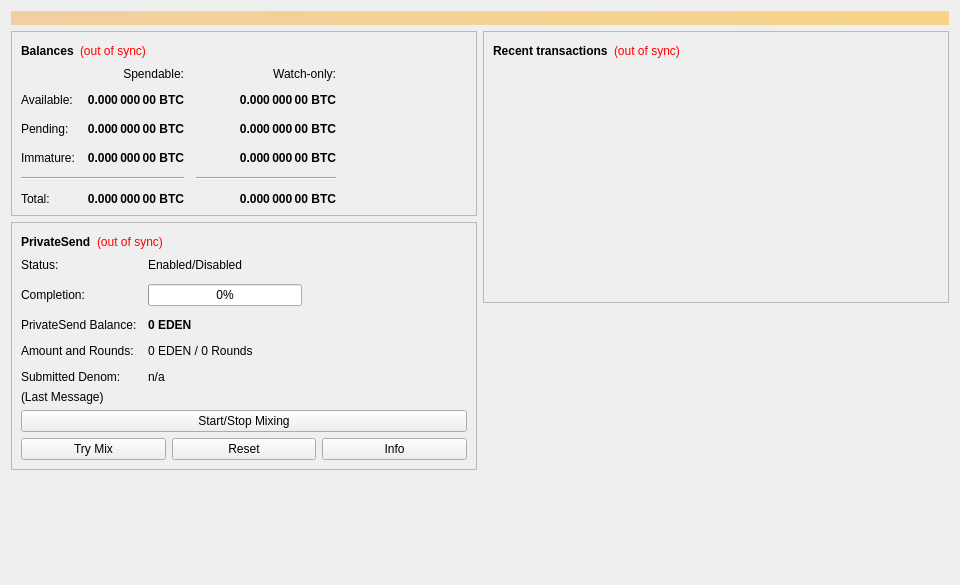
<?xml version="1.0" encoding="UTF-8"?>
<ui version="4.0">
 <class>OverviewPage</class>
 <widget class="QWidget" name="OverviewPage">
  <property name="geometry">
   <rect>
    <x>0</x>
    <y>0</y>
    <width>960</width>
    <height>585</height>
   </rect>
  </property>
  <property name="minimumSize">
   <size>
    <width>960</width>
    <height>0</height>
   </size>
  </property>
  <property name="windowTitle">
   <string>Form</string>
  </property>
  <layout class="QVBoxLayout" name="topLayout">
   <item>
    <widget class="QLabel" name="labelAlerts">
     <property name="visible">
      <bool>false</bool>
     </property>
     <property name="styleSheet">
      <string notr="true">QLabel { background-color: qlineargradient(x1: 0, y1: 0, x2: 1, y2: 0, stop:0 #F0D0A0, stop:1 #F8D488); color:#000000; }</string>
     </property>
     <property name="wordWrap">
      <bool>true</bool>
     </property>
     <property name="margin">
      <number>3</number>
     </property>
     <property name="textInteractionFlags">
      <set>Qt::TextSelectableByMouse</set>
     </property>
    </widget>
   </item>
   <item>
    <layout class="QHBoxLayout" name="horizontalLayout" stretch="1,1">
     <item>
      <layout class="QVBoxLayout" name="verticalLayout_2">
       <item>
        <widget class="QFrame" name="frame">
         <property name="frameShape">
          <enum>QFrame::StyledPanel</enum>
         </property>
         <property name="frameShadow">
          <enum>QFrame::Raised</enum>
         </property>
         <layout class="QVBoxLayout" name="verticalLayout_4">
          <item>
           <layout class="QHBoxLayout" name="horizontalLayout_4">
            <item>
             <widget class="QLabel" name="label_5">
              <property name="font">
               <font>
                <weight>75</weight>
                <bold>true</bold>
               </font>
              </property>
              <property name="text">
               <string>Balances</string>
              </property>
             </widget>
            </item>
            <item>
             <widget class="QLabel" name="labelWalletStatus">
              <property name="toolTip">
               <string>The displayed information may be out of date. Your wallet automatically synchronizes with the Eden network after a connection is established, but this process has not completed yet.</string>
              </property>
              <property name="styleSheet">
               <string notr="true">QLabel { color: red; }</string>
              </property>
              <property name="text">
               <string notr="true">(out of sync)</string>
              </property>
              <property name="alignment">
               <set>Qt::AlignLeading|Qt::AlignLeft|Qt::AlignVCenter</set>
              </property>
             </widget>
            </item>
            <item>
             <spacer name="horizontalSpacer_3">
              <property name="orientation">
               <enum>Qt::Horizontal</enum>
              </property>
              <property name="sizeHint" stdset="0">
               <size>
                <width>40</width>
                <height>20</height>
               </size>
              </property>
             </spacer>
            </item>
           </layout>
          </item>
          <item>
           <layout class="QGridLayout" name="gridLayout">
            <property name="spacing">
             <number>12</number>
            </property>
            <item row="2" column="2">
             <widget class="QLabel" name="labelWatchPending">
              <property name="font">
               <font>
                <weight>75</weight>
                <bold>true</bold>
               </font>
              </property>
              <property name="cursor">
               <cursorShape>IBeamCursor</cursorShape>
              </property>
              <property name="toolTip">
               <string>Unconfirmed transactions to watch-only addresses</string>
              </property>
              <property name="text">
               <string notr="true">0.000 000 00 BTC</string>
              </property>
              <property name="alignment">
               <set>Qt::AlignRight|Qt::AlignTrailing|Qt::AlignVCenter</set>
              </property>
              <property name="textInteractionFlags">
               <set>Qt::LinksAccessibleByMouse|Qt::TextSelectableByKeyboard|Qt::TextSelectableByMouse</set>
              </property>
             </widget>
            </item>
            <item row="2" column="1">
             <widget class="QLabel" name="labelUnconfirmed">
              <property name="font">
               <font>
                <weight>75</weight>
                <bold>true</bold>
               </font>
              </property>
              <property name="cursor">
               <cursorShape>IBeamCursor</cursorShape>
              </property>
              <property name="toolTip">
               <string>Total of transactions that have yet to be confirmed, and do not yet count toward the spendable balance</string>
              </property>
              <property name="text">
               <string notr="true">0.000 000 00 BTC</string>
              </property>
              <property name="alignment">
               <set>Qt::AlignRight|Qt::AlignTrailing|Qt::AlignVCenter</set>
              </property>
              <property name="textInteractionFlags">
               <set>Qt::LinksAccessibleByMouse|Qt::TextSelectableByKeyboard|Qt::TextSelectableByMouse</set>
              </property>
             </widget>
            </item>
            <item row="3" column="2">
             <widget class="QLabel" name="labelWatchImmature">
              <property name="font">
               <font>
                <weight>75</weight>
                <bold>true</bold>
               </font>
              </property>
              <property name="cursor">
               <cursorShape>IBeamCursor</cursorShape>
              </property>
              <property name="toolTip">
               <string>Mined balance in watch-only addresses that has not yet matured</string>
              </property>
              <property name="text">
               <string notr="true">0.000 000 00 BTC</string>
              </property>
              <property name="alignment">
               <set>Qt::AlignRight|Qt::AlignTrailing|Qt::AlignVCenter</set>
              </property>
              <property name="textInteractionFlags">
               <set>Qt::LinksAccessibleByMouse|Qt::TextSelectableByKeyboard|Qt::TextSelectableByMouse</set>
              </property>
             </widget>
            </item>
            <item row="4" column="0" colspan="2">
             <widget class="Line" name="lineSpendableBalance">
              <property name="orientation">
               <enum>Qt::Horizontal</enum>
              </property>
             </widget>
            </item>
            <item row="4" column="2">
             <widget class="Line" name="lineWatchBalance">
              <property name="sizePolicy">
               <sizepolicy hsizetype="Preferred" vsizetype="Fixed">
                <horstretch>0</horstretch>
                <verstretch>0</verstretch>
               </sizepolicy>
              </property>
              <property name="minimumSize">
               <size>
                <width>140</width>
                <height>0</height>
               </size>
              </property>
              <property name="orientation">
               <enum>Qt::Horizontal</enum>
              </property>
             </widget>
            </item>
            <item row="5" column="0">
             <widget class="QLabel" name="labelTotalText">
              <property name="text">
               <string>Total:</string>
              </property>
             </widget>
            </item>
            <item row="3" column="1">
             <widget class="QLabel" name="labelImmature">
              <property name="font">
               <font>
                <weight>75</weight>
                <bold>true</bold>
               </font>
              </property>
              <property name="cursor">
               <cursorShape>IBeamCursor</cursorShape>
              </property>
              <property name="toolTip">
               <string>Mined balance that has not yet matured</string>
              </property>
              <property name="text">
               <string notr="true">0.000 000 00 BTC</string>
              </property>
              <property name="alignment">
               <set>Qt::AlignRight|Qt::AlignTrailing|Qt::AlignVCenter</set>
              </property>
              <property name="textInteractionFlags">
               <set>Qt::LinksAccessibleByMouse|Qt::TextSelectableByKeyboard|Qt::TextSelectableByMouse</set>
              </property>
             </widget>
            </item>
            <item row="2" column="3">
             <spacer name="horizontalSpacer_2">
              <property name="orientation">
               <enum>Qt::Horizontal</enum>
              </property>
              <property name="sizeHint" stdset="0">
               <size>
                <width>40</width>
                <height>20</height>
               </size>
              </property>
             </spacer>
            </item>
            <item row="3" column="0">
             <widget class="QLabel" name="labelImmatureText">
              <property name="text">
               <string>Immature:</string>
              </property>
             </widget>
            </item>
            <item row="5" column="1">
             <widget class="QLabel" name="labelTotal">
              <property name="font">
               <font>
                <weight>75</weight>
                <bold>true</bold>
               </font>
              </property>
              <property name="cursor">
               <cursorShape>IBeamCursor</cursorShape>
              </property>
              <property name="toolTip">
               <string>Your current total balance</string>
              </property>
              <property name="text">
               <string notr="true">0.000 000 00 BTC</string>
              </property>
              <property name="alignment">
               <set>Qt::AlignRight|Qt::AlignTrailing|Qt::AlignVCenter</set>
              </property>
              <property name="textInteractionFlags">
               <set>Qt::LinksAccessibleByMouse|Qt::TextSelectableByKeyboard|Qt::TextSelectableByMouse</set>
              </property>
             </widget>
            </item>
            <item row="5" column="2">
             <widget class="QLabel" name="labelWatchTotal">
              <property name="font">
               <font>
                <weight>75</weight>
                <bold>true</bold>
               </font>
              </property>
              <property name="cursor">
               <cursorShape>IBeamCursor</cursorShape>
              </property>
              <property name="toolTip">
               <string>Current total balance in watch-only addresses</string>
              </property>
              <property name="text">
               <string notr="true">0.000 000 00 BTC</string>
              </property>
              <property name="alignment">
               <set>Qt::AlignRight|Qt::AlignTrailing|Qt::AlignVCenter</set>
              </property>
              <property name="textInteractionFlags">
               <set>Qt::LinksAccessibleByMouse|Qt::TextSelectableByKeyboard|Qt::TextSelectableByMouse</set>
              </property>
             </widget>
            </item>
            <item row="0" column="2">
             <widget class="QLabel" name="labelWatchonly">
              <property name="text">
               <string>Watch-only:</string>
              </property>
              <property name="alignment">
               <set>Qt::AlignRight|Qt::AlignTrailing|Qt::AlignVCenter</set>
              </property>
             </widget>
            </item>
            <item row="1" column="0">
             <widget class="QLabel" name="labelBalanceText">
              <property name="text">
               <string>Available:</string>
              </property>
             </widget>
            </item>
            <item row="1" column="1">
             <widget class="QLabel" name="labelBalance">
              <property name="font">
               <font>
                <weight>75</weight>
                <bold>true</bold>
               </font>
              </property>
              <property name="cursor">
               <cursorShape>IBeamCursor</cursorShape>
              </property>
              <property name="toolTip">
               <string>Your current spendable balance</string>
              </property>
              <property name="text">
               <string notr="true">0.000 000 00 BTC</string>
              </property>
              <property name="alignment">
               <set>Qt::AlignRight|Qt::AlignTrailing|Qt::AlignVCenter</set>
              </property>
              <property name="textInteractionFlags">
               <set>Qt::LinksAccessibleByMouse|Qt::TextSelectableByKeyboard|Qt::TextSelectableByMouse</set>
              </property>
             </widget>
            </item>
            <item row="1" column="2">
             <widget class="QLabel" name="labelWatchAvailable">
              <property name="font">
               <font>
                <weight>75</weight>
                <bold>true</bold>
               </font>
              </property>
              <property name="cursor">
               <cursorShape>IBeamCursor</cursorShape>
              </property>
              <property name="toolTip">
               <string>Your current balance in watch-only addresses</string>
              </property>
              <property name="text">
               <string notr="true">0.000 000 00 BTC</string>
              </property>
              <property name="alignment">
               <set>Qt::AlignRight|Qt::AlignTrailing|Qt::AlignVCenter</set>
              </property>
              <property name="textInteractionFlags">
               <set>Qt::LinksAccessibleByMouse|Qt::TextSelectableByKeyboard|Qt::TextSelectableByMouse</set>
              </property>
             </widget>
            </item>
            <item row="2" column="0">
             <widget class="QLabel" name="labelPendingText">
              <property name="text">
               <string>Pending:</string>
              </property>
             </widget>
            </item>
            <item row="0" column="1">
             <widget class="QLabel" name="labelSpendable">
              <property name="text">
               <string>Spendable:</string>
              </property>
              <property name="alignment">
               <set>Qt::AlignRight|Qt::AlignTrailing|Qt::AlignVCenter</set>
              </property>
             </widget>
            </item>
           </layout>
          </item>
         </layout>
        </widget>
       </item>
       <item>
        <widget class="QFrame" name="framePrivateSend">
         <property name="layoutDirection">
          <enum>Qt::LeftToRight</enum>
         </property>
         <property name="frameShape">
          <enum>QFrame::StyledPanel</enum>
         </property>
         <property name="frameShadow">
          <enum>QFrame::Raised</enum>
         </property>
         <layout class="QVBoxLayout" name="VerticalLayout_PS1">
          <item>
           <layout class="QHBoxLayout" name="horizontalLayout_5">
            <item>
             <widget class="QLabel" name="labelPrivateSendHeader">
              <property name="font">
               <font>
                <weight>75</weight>
                <bold>true</bold>
               </font>
              </property>
              <property name="text">
               <string>PrivateSend</string>
              </property>
             </widget>
            </item>
            <item>
             <widget class="QLabel" name="labelPrivateSendSyncStatus">
              <property name="toolTip">
               <string>The displayed information may be out of date. Your wallet automatically synchronizes with the Eden network after a connection is established, but this process has not completed yet.</string>
              </property>
              <property name="styleSheet">
               <string notr="true">QLabel { color: red; }</string>
              </property>
              <property name="text">
               <string notr="true">(out of sync)</string>
              </property>
              <property name="alignment">
               <set>Qt::AlignLeading|Qt::AlignLeft|Qt::AlignVCenter</set>
              </property>
             </widget>
            </item>
            <item>
             <spacer name="horizontalSpacer_4">
              <property name="orientation">
               <enum>Qt::Horizontal</enum>
              </property>
              <property name="sizeHint" stdset="0">
               <size>
                <width>40</width>
                <height>20</height>
               </size>
              </property>
             </spacer>
            </item>
           </layout>
          </item>
          <item>
           <layout class="QFormLayout" name="privateSendFormLayout">
            <property name="fieldGrowthPolicy">
             <enum>QFormLayout::AllNonFixedFieldsGrow</enum>
            </property>
            <property name="horizontalSpacing">
             <number>11</number>
            </property>
            <property name="verticalSpacing">
             <number>12</number>
            </property>
            <item row="0" column="0">
             <widget class="QLabel" name="labelPrivateSendEnabledText">
              <property name="text">
               <string>Status:</string>
              </property>
             </widget>
            </item>
            <item row="0" column="1">
             <widget class="QLabel" name="labelPrivateSendEnabled">
              <property name="text">
               <string>Enabled/Disabled</string>
              </property>
             </widget>
            </item>
            <item row="1" column="0">
             <widget class="QLabel" name="labelCompletitionText">
              <property name="text">
               <string>Completion:</string>
              </property>
             </widget>
            </item>
            <item row="1" column="1">
             <widget class="QProgressBar" name="privateSendProgress">
              <property name="maximumSize">
               <size>
                <width>154</width>
                <height>16777215</height>
               </size>
              </property>
              <property name="value">
               <number>0</number>
              </property>
             </widget>
            </item>
            <item row="2" column="0">
             <widget class="QLabel" name="labelAnonymizedText">
              <property name="text">
               <string>PrivateSend Balance:</string>
              </property>
             </widget>
            </item>
            <item row="2" column="1">
             <widget class="QLabel" name="labelAnonymized">
              <property name="font">
               <font>
                <weight>75</weight>
                <bold>true</bold>
               </font>
              </property>
              <property name="text">
               <string notr="true">0 EDEN</string>
              </property>
             </widget>
            </item>
            <item row="3" column="0">
             <widget class="QLabel" name="labelAmountAndRoundsText">
              <property name="text">
               <string>Amount and Rounds:</string>
              </property>
             </widget>
            </item>
            <item row="3" column="1">
             <widget class="QLabel" name="labelAmountRounds">
              <property name="text">
               <string>0 EDEN / 0 Rounds</string>
              </property>
             </widget>
            </item>
            <item row="4" column="0">
             <widget class="QLabel" name="labelSubmittedDenomText">
              <property name="text">
               <string>Submitted Denom:</string>
              </property>
             </widget>
            </item>
            <item row="4" column="1">
             <widget class="QLabel" name="labelSubmittedDenom">
              <property name="toolTip">
               <string>The denominations you submitted to the Masternode.&lt;br&gt;To mix, other users must submit the exact same denominations.</string>
              </property>
              <property name="text">
               <string>n/a</string>
              </property>
             </widget>
            </item>
           </layout>
          </item>
          <item>
           <layout class="QVBoxLayout" name="VerticalLayout_PS">
            <item>
             <widget class="QLabel" name="labelPrivateSendLastMessage">
              <property name="text">
               <string>(Last Message)</string>
              </property>
              <property name="alignment">
               <set>Qt::AlignLeading|Qt::AlignLeft|Qt::AlignTop</set>
              </property>
              <property name="wordWrap">
               <bool>true</bool>
              </property>
             </widget>
            </item>
            <item>
             <widget class="QPushButton" name="togglePrivateSend">
              <property name="sizePolicy">
               <sizepolicy hsizetype="MinimumExpanding" vsizetype="Fixed">
                <horstretch>0</horstretch>
                <verstretch>0</verstretch>
               </sizepolicy>
              </property>
              <property name="text">
               <string>Start/Stop Mixing</string>
              </property>
             </widget>
            </item>
            <item>
             <layout class="QHBoxLayout" name="horizontalLayout_debugbuttons">
              <item>
               <widget class="QPushButton" name="privateSendAuto">
                <property name="sizePolicy">
                 <sizepolicy hsizetype="MinimumExpanding" vsizetype="Fixed">
                  <horstretch>0</horstretch>
                  <verstretch>0</verstretch>
                 </sizepolicy>
                </property>
                <property name="toolTip">
                 <string>Try to manually submit a PrivateSend request.</string>
                </property>
                <property name="text">
                 <string>Try Mix</string>
                </property>
               </widget>
              </item>
              <item>
               <widget class="QPushButton" name="privateSendReset">
                <property name="sizePolicy">
                 <sizepolicy hsizetype="MinimumExpanding" vsizetype="Fixed">
                  <horstretch>0</horstretch>
                  <verstretch>0</verstretch>
                 </sizepolicy>
                </property>
                <property name="toolTip">
                 <string>Reset the current status of PrivateSend (can interrupt PrivateSend if it's in the process of Mixing, which can cost you money!)</string>
                </property>
                <property name="autoFillBackground">
                 <bool>false</bool>
                </property>
                <property name="text">
                 <string>Reset</string>
                </property>
               </widget>
              </item>
              <item>
               <widget class="QPushButton" name="privateSendInfo">
                <property name="sizePolicy">
                 <sizepolicy hsizetype="MinimumExpanding" vsizetype="Fixed">
                  <horstretch>0</horstretch>
                  <verstretch>0</verstretch>
                 </sizepolicy>
                </property>
                <property name="toolTip">
                 <string>Information about PrivateSend and Mixing</string>
                </property>
                <property name="text">
                 <string>Info</string>
                </property>
               </widget>
              </item>
             </layout>
            </item>
           </layout>
          </item>
         </layout>
        </widget>
       </item>
       <item>
        <spacer name="verticalSpacer">
         <property name="orientation">
          <enum>Qt::Vertical</enum>
         </property>
         <property name="sizeHint" stdset="0">
          <size>
           <width>20</width>
           <height>40</height>
          </size>
         </property>
        </spacer>
       </item>
      </layout>
     </item>
     <item>
      <layout class="QVBoxLayout" name="verticalLayout_3">
       <item>
        <widget class="QFrame" name="frame_2">
         <property name="frameShape">
          <enum>QFrame::StyledPanel</enum>
         </property>
         <property name="frameShadow">
          <enum>QFrame::Raised</enum>
         </property>
         <layout class="QVBoxLayout" name="verticalLayout">
          <item>
           <layout class="QHBoxLayout" name="horizontalLayout_2">
            <item>
             <widget class="QLabel" name="label_4">
              <property name="font">
               <font>
                <weight>75</weight>
                <bold>true</bold>
               </font>
              </property>
              <property name="text">
               <string>Recent transactions</string>
              </property>
             </widget>
            </item>
            <item>
             <widget class="QLabel" name="labelTransactionsStatus">
              <property name="toolTip">
               <string>The displayed information may be out of date. Your wallet automatically synchronizes with the Eden network after a connection is established, but this process has not completed yet.</string>
              </property>
              <property name="styleSheet">
               <string notr="true">QLabel { color: red; }</string>
              </property>
              <property name="text">
               <string notr="true">(out of sync)</string>
              </property>
              <property name="alignment">
               <set>Qt::AlignLeading|Qt::AlignLeft|Qt::AlignVCenter</set>
              </property>
             </widget>
            </item>
            <item>
             <spacer name="horizontalSpacer">
              <property name="orientation">
               <enum>Qt::Horizontal</enum>
              </property>
              <property name="sizeHint" stdset="0">
               <size>
                <width>40</width>
                <height>20</height>
               </size>
              </property>
             </spacer>
            </item>
           </layout>
          </item>
          <item>
           <widget class="QListView" name="listTransactions">
            <property name="styleSheet">
             <string notr="true">QListView { background: transparent; }</string>
            </property>
            <property name="frameShape">
             <enum>QFrame::NoFrame</enum>
            </property>
            <property name="verticalScrollBarPolicy">
             <enum>Qt::ScrollBarAlwaysOff</enum>
            </property>
            <property name="horizontalScrollBarPolicy">
             <enum>Qt::ScrollBarAlwaysOff</enum>
            </property>
            <property name="selectionMode">
             <enum>QAbstractItemView::NoSelection</enum>
            </property>
           </widget>
          </item>
         </layout>
        </widget>
       </item>
       <item>
        <spacer name="verticalSpacer_2">
         <property name="orientation">
          <enum>Qt::Vertical</enum>
         </property>
         <property name="sizeHint" stdset="0">
          <size>
           <width>20</width>
           <height>40</height>
          </size>
         </property>
        </spacer>
       </item>
      </layout>
     </item>
    </layout>
   </item>
  </layout>
 </widget>
 <resources/>
 <connections/>
</ui>
